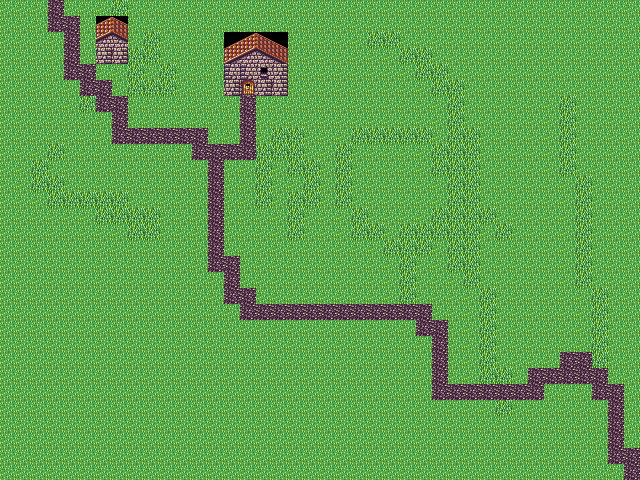

This is a level from a 2D game, rendered from its Tiled map with the project's own tilesets. A one-line summary and the complete map file follow:
An orthogonal 40x30 tile map with 16x16 px tiles, 2 tile layers (background, foreground) and 1 object (indoor).

<map version="1.0" orientation="orthogonal" renderorder="right-down" width="40" height="30" tilewidth="16" tileheight="16" nextobjectid="68">
 <tileset firstgid="1" name="tiles" tilewidth="16" tileheight="16" tilecount="30" columns="10">
  <image source="../Go/gocode/src/Relo/client/gfx/tiles.png" width="160" height="48" />
 </tileset>
 <layer name="background" width="40" height="30">
  <data encoding="csv">
11,11,11,8,11,11,11,12,11,11,11,11,11,11,11,11,11,11,11,11,11,11,11,11,11,11,11,11,11,11,11,11,11,11,11,11,11,11,11,11,
11,11,11,8,8,11,12,12,11,11,11,11,11,11,11,11,11,11,11,11,11,11,11,11,11,11,11,11,11,11,11,11,11,11,11,11,11,11,11,11,
11,11,11,11,8,11,12,12,11,12,11,11,11,11,11,11,11,11,11,11,11,11,11,12,12,11,11,11,11,11,11,11,11,11,11,11,11,11,11,11,
11,11,11,11,8,11,12,12,12,12,11,11,11,11,11,11,11,11,11,11,11,11,11,11,11,12,12,11,11,11,11,11,11,11,11,11,11,11,11,11,
11,11,11,11,8,8,11,11,12,11,12,11,11,11,11,11,11,11,11,11,11,11,11,11,11,11,12,12,11,11,11,11,11,11,11,11,11,11,11,11,
11,11,11,11,11,8,8,11,12,12,12,11,11,11,11,3,11,11,11,11,11,11,11,11,11,11,11,12,12,11,11,11,11,11,11,11,11,11,11,11,
11,11,11,11,11,12,8,8,11,11,11,11,11,11,11,8,11,11,11,11,11,11,11,11,11,11,11,11,12,11,11,11,11,11,11,12,11,11,11,11,
11,11,11,11,11,11,11,8,11,11,11,11,11,11,11,8,11,11,11,11,11,11,11,11,11,11,11,11,12,11,11,11,11,11,11,12,11,11,11,11,
11,11,11,11,11,11,11,8,8,8,8,8,8,11,11,8,11,12,12,11,11,11,12,12,12,12,12,11,12,12,11,11,11,11,11,12,11,11,11,11,
11,11,11,12,11,11,11,11,11,11,11,11,8,8,8,8,12,12,12,11,11,12,11,11,11,11,11,12,12,12,11,11,11,11,11,12,11,11,11,11,
11,11,12,11,11,11,11,11,11,11,11,11,11,8,11,11,12,11,12,12,11,12,11,11,11,11,11,12,12,12,11,11,11,11,11,12,11,11,11,11,
11,11,12,12,11,11,11,11,11,11,11,11,11,8,11,11,12,11,11,12,11,12,11,11,11,11,11,11,12,12,11,11,11,11,11,11,12,11,11,11,
11,11,11,12,12,12,12,12,11,11,11,11,11,8,11,11,12,11,12,12,11,12,11,11,11,11,11,11,12,12,11,11,11,11,11,11,12,11,11,11,
11,11,11,11,11,11,12,12,12,12,11,11,11,8,11,11,11,11,12,11,11,11,12,11,11,11,11,12,12,12,12,11,11,11,11,11,12,11,11,11,
11,11,11,11,11,11,11,11,12,12,11,11,11,8,11,11,11,11,12,11,11,11,12,12,11,12,12,12,12,12,11,12,11,11,11,11,12,11,11,11,
11,11,11,11,11,11,11,11,11,11,11,11,11,8,11,11,11,11,11,11,11,11,11,11,12,12,12,11,12,12,11,11,11,11,11,11,12,11,11,11,
11,11,11,11,11,11,11,11,11,11,11,11,11,8,8,11,11,11,11,11,11,11,11,11,11,12,11,11,12,12,11,11,11,11,11,11,12,11,11,11,
11,11,11,11,11,11,11,11,11,11,11,11,11,11,8,11,11,11,11,11,11,11,11,11,11,12,11,11,11,12,11,11,11,11,11,11,12,11,11,11,
11,11,11,11,11,11,11,11,11,11,11,11,11,11,8,8,11,11,11,11,11,11,11,11,11,12,11,11,11,11,12,11,11,11,11,11,11,12,11,11,
11,11,11,11,11,11,11,11,11,11,11,11,11,11,11,8,8,8,8,8,8,8,8,8,8,8,8,11,11,11,12,11,11,11,11,11,11,12,11,11,
11,11,11,11,11,11,11,11,11,11,11,11,11,11,11,11,11,11,11,11,11,11,11,11,11,11,8,8,11,11,12,11,11,11,11,11,11,12,11,11,
11,11,11,11,11,11,11,11,11,11,11,11,11,11,11,11,11,11,11,11,11,11,11,11,11,11,11,8,11,11,12,11,11,11,11,11,11,12,11,11,
11,11,11,11,11,11,11,11,11,11,11,11,11,11,11,11,11,11,11,11,11,11,11,11,11,11,11,8,11,11,12,11,11,11,11,8,8,12,11,11,
11,11,11,11,11,11,11,11,11,11,11,11,11,11,11,11,11,11,11,11,11,11,11,11,11,11,11,8,11,11,12,12,11,8,8,8,8,8,11,11,
11,11,11,11,11,11,11,11,11,11,11,11,11,11,11,11,11,11,11,11,11,11,11,11,11,11,11,8,8,8,8,8,8,8,11,11,11,8,8,11,
11,11,11,11,11,11,11,11,11,11,11,11,11,11,11,11,11,11,11,11,11,11,11,11,11,11,11,11,11,11,11,12,11,11,11,11,11,11,8,11,
11,11,11,11,11,11,11,11,11,11,11,11,11,11,11,11,11,11,11,11,11,11,11,11,11,11,11,11,11,11,11,11,11,11,11,11,11,11,8,11,
11,11,11,11,11,11,11,11,11,11,11,11,11,11,11,11,11,11,11,11,11,11,11,11,11,11,11,11,11,11,11,11,11,11,11,11,11,11,8,11,
11,11,11,11,11,11,11,11,11,11,11,11,11,11,11,11,11,11,11,11,11,11,11,11,11,11,11,11,11,11,11,11,11,11,11,11,11,11,8,8,
11,11,11,11,11,11,11,11,11,11,11,11,11,11,11,11,11,11,11,11,11,11,11,11,11,11,11,11,11,11,11,11,11,11,11,11,11,11,11,8
</data>
 </layer>
 <layer name="foreground" width="40" height="30">
  <data encoding="csv">
0,0,0,0,0,0,0,0,0,0,0,0,0,0,0,0,0,0,0,0,0,0,0,0,0,0,0,0,0,0,0,0,0,0,0,0,0,0,0,0,
0,0,0,0,0,0,22,29,0,0,0,0,0,0,0,0,0,0,0,0,0,0,0,0,0,0,0,0,0,0,0,0,0,0,0,0,0,0,0,0,
0,0,0,0,0,0,25,26,0,0,0,0,0,0,21,22,29,30,0,0,0,0,0,0,0,0,0,0,0,0,0,0,0,0,0,0,0,0,0,0,
0,0,0,0,0,0,7,7,0,0,0,0,0,0,24,25,26,27,0,0,0,0,0,0,0,0,0,0,0,0,0,0,0,0,0,0,0,0,0,0,
0,0,0,0,0,0,0,0,0,0,0,0,0,0,6,6,4,7,0,0,0,0,0,0,0,0,0,0,0,0,0,0,0,0,0,0,0,0,0,0,
0,0,0,0,0,0,0,0,0,0,0,0,0,0,7,0,7,7,0,0,0,0,0,0,0,0,0,0,0,0,0,0,0,0,0,0,0,0,0,0,
0,0,0,0,0,0,0,0,0,0,0,0,0,0,0,0,0,0,0,0,0,0,0,0,0,0,0,0,0,0,0,0,0,0,0,0,0,0,0,0,
0,0,0,0,0,0,0,0,0,0,0,0,0,0,0,0,0,0,0,0,0,0,0,0,0,0,0,0,0,0,0,0,0,0,0,0,0,0,0,0,
0,0,0,0,0,0,0,0,0,0,0,0,0,0,0,0,0,0,0,0,0,0,0,0,0,0,0,0,0,0,0,0,0,0,0,0,0,0,0,0,
0,0,0,0,0,0,0,0,0,0,0,0,0,0,0,0,0,0,0,0,0,0,0,0,0,0,0,0,0,0,0,0,0,0,0,0,0,0,0,0,
0,0,0,0,0,0,0,0,0,0,0,0,0,0,0,0,0,0,0,0,0,0,0,0,0,0,0,0,0,0,0,0,0,0,0,0,0,0,0,0,
0,0,0,0,0,0,0,0,0,0,0,0,0,0,0,0,0,0,0,0,0,0,0,0,0,0,0,0,0,0,0,0,0,0,0,0,0,0,0,0,
0,0,0,0,0,0,0,0,0,0,0,0,0,0,0,0,0,0,0,0,0,0,0,0,0,0,0,0,0,0,0,0,0,0,0,0,0,0,0,0,
0,0,0,0,0,0,0,0,0,0,0,0,0,0,0,0,0,0,0,0,0,0,0,0,0,0,0,0,0,0,0,0,0,0,0,0,0,0,0,0,
0,0,0,0,0,0,0,0,0,0,0,0,0,0,0,0,0,0,0,0,0,0,0,0,0,0,0,0,0,0,0,0,0,0,0,0,0,0,0,0,
0,0,0,0,0,0,0,0,0,0,0,0,0,0,0,0,0,0,0,0,0,0,0,0,0,0,0,0,0,0,0,0,0,0,0,0,0,0,0,0,
0,0,0,0,0,0,0,0,0,0,0,0,0,0,0,0,0,0,0,0,0,0,0,0,0,0,0,0,0,0,0,0,0,0,0,0,0,0,0,0,
0,0,0,0,0,0,0,0,0,0,0,0,0,0,0,0,0,0,0,0,0,0,0,0,0,0,0,0,0,0,0,0,0,0,0,0,0,0,0,0,
0,0,0,0,0,0,0,0,0,0,0,0,0,0,0,0,0,0,0,0,0,0,0,0,0,0,0,0,0,0,0,0,0,0,0,0,0,0,0,0,
0,0,0,0,0,0,0,0,0,0,0,0,0,0,0,0,0,0,0,0,0,0,0,0,0,0,0,0,0,0,0,0,0,0,0,0,0,0,0,0,
0,0,0,0,0,0,0,0,0,0,0,0,0,0,0,0,0,0,0,0,0,0,0,0,0,0,0,0,0,0,0,0,0,0,0,0,0,0,0,0,
0,0,0,0,0,0,0,0,0,0,0,0,0,0,0,0,0,0,0,0,0,0,0,0,0,0,0,0,0,0,0,0,0,0,0,0,0,0,0,0,
0,0,0,0,0,0,0,0,0,0,0,0,0,0,0,0,0,0,0,0,0,0,0,0,0,0,0,0,0,0,0,0,0,0,0,0,0,0,0,0,
0,0,0,0,0,0,0,0,0,0,0,0,0,0,0,0,0,0,0,0,0,0,0,0,0,0,0,0,0,0,0,0,0,0,0,0,0,0,0,0,
0,0,0,0,0,0,0,0,0,0,0,0,0,0,0,0,0,0,0,0,0,0,0,0,0,0,0,0,0,0,0,0,0,0,0,0,0,0,0,0,
0,0,0,0,0,0,0,0,0,0,0,0,0,0,0,0,0,0,0,0,0,0,0,0,0,0,0,0,0,0,0,0,0,0,0,0,0,0,0,0,
0,0,0,0,0,0,0,0,0,0,0,0,0,0,0,0,0,0,0,0,0,0,0,0,0,0,0,0,0,0,0,0,0,0,0,0,0,0,0,0,
0,0,0,0,0,0,0,0,0,0,0,0,0,0,0,0,0,0,0,0,0,0,0,0,0,0,0,0,0,0,0,0,0,0,0,0,0,0,0,0,
0,0,0,0,0,0,0,0,0,0,0,0,0,0,0,0,0,0,0,0,0,0,0,0,0,0,0,0,0,0,0,0,0,0,0,0,0,0,0,0,
0,0,0,0,0,0,0,0,0,0,0,0,0,0,0,0,0,0,0,0,0,0,0,0,0,0,0,0,0,0,0,0,0,0,0,0,0,0,0,0
</data>
 </layer>
 <objectgroup name="portals">
  <object id="67" name="indoor" x="240" y="80" width="16" height="16" />
 </objectgroup>
</map>
